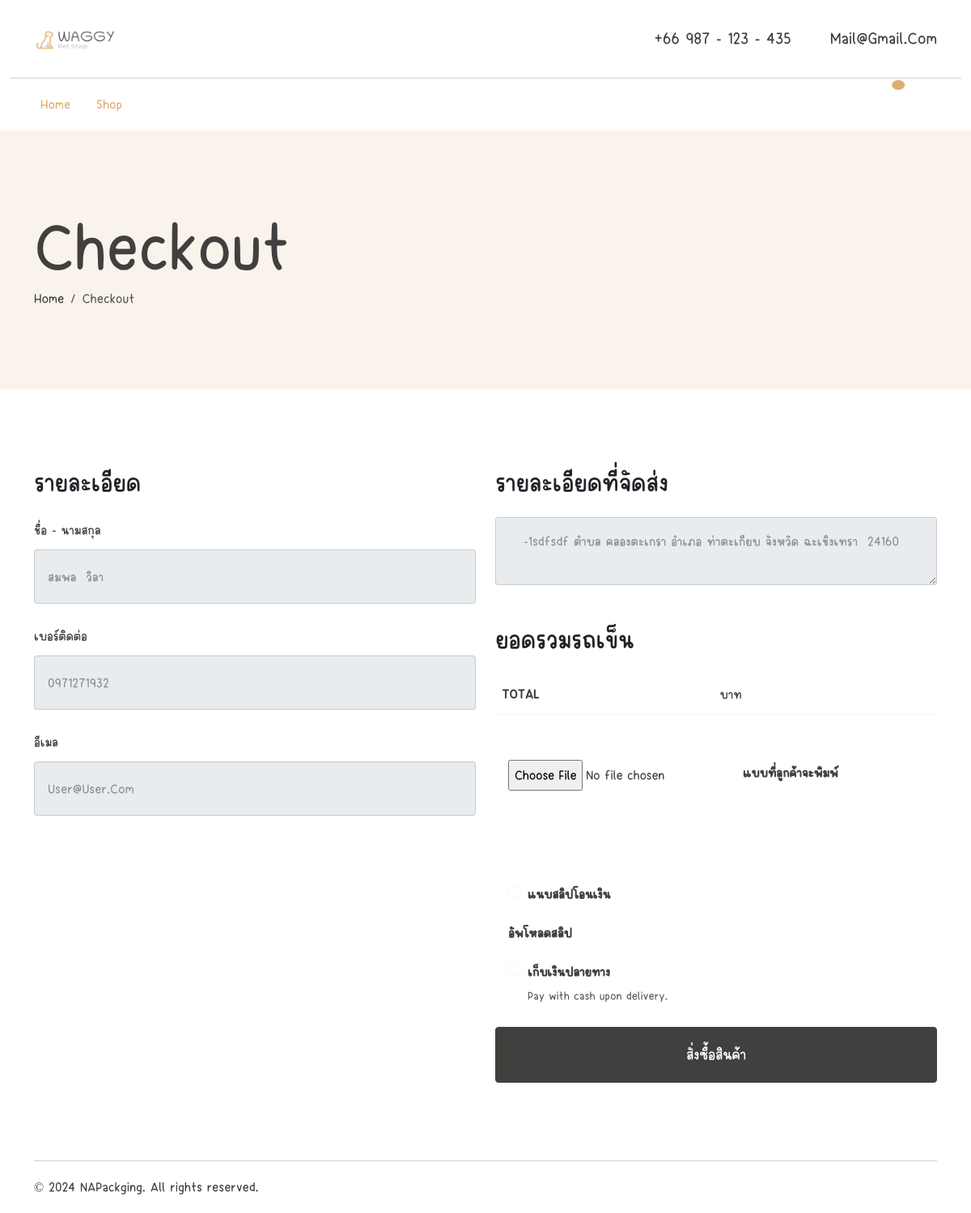
Page /u/checkout.php (signed in) on the committed database.
### tables this page shows
CREATE TABLE `paper_user` (
  `US_ID` int(11) NOT NULL,
  `US_FNAME` varchar(50) NOT NULL,
  `US_LNAME` varchar(50) NOT NULL,
  `US_EMAIL` varchar(100) NOT NULL,
  `US_PASSWORD` varchar(50) NOT NULL,
  `US_ADDESS` text DEFAULT NULL COMMENT 'ที่อยู่จัดส่ง',
  `provinces_code` int(4) DEFAULT NULL COMMENT 'ที่อยู่จัดส่ง',
  `district_code` int(6) DEFAULT NULL COMMENT 'ที่อยู่จัดส่ง',
  `subdistrict_code` int(6) DEFAULT NULL COMMENT 'ที่อยู่จัดส่ง',
  `US_PHONE` varchar(20) DEFAULT NULL COMMENT 'เบอร์',
  `US_STATUS` int(11) DEFAULT NULL,
  `US_STAMP` timestamp NOT NULL DEFAULT current_timestamp() ON UPDATE current_timestamp()
);

CREATE TABLE `subdistrict` (
  `code` varchar(6) NOT NULL,
  `zip_code` int(11) NOT NULL,
  `name_th` varchar(150) NOT NULL,
  `name_en` varchar(150) NOT NULL,
  `district_code` int(11) NOT NULL DEFAULT 0
);

CREATE TABLE `district` (
  `code` int(4) NOT NULL,
  `name_th` varchar(150) NOT NULL,
  `name_en` varchar(150) NOT NULL,
  `province_code` int(2) NOT NULL DEFAULT 0
);

CREATE TABLE `provinces` (
  `code` int(2) NOT NULL,
  `name_th` varchar(150) DEFAULT '',
  `name_th_short` varchar(10) DEFAULT '',
  `name_en` varchar(150) DEFAULT '',
  `geography_id` int(5) DEFAULT 0
);

### config/connectdb.php (called while the page is built, shortened)
<?php
class Database
{
    private static $link = null;
    private static function getLink()
    {
        self::$link = new PDO("mysql:host=" . DB_HOST . ";dbname=" . DB_NAME . ";charset=utf8", DB_USERNAME, DB_PASSWORD);
        self::$link->setAttribute(PDO::ATTR_ERRMODE, PDO::ERRMODE_EXCEPTION);
        return self::$link;
    }
    public static function __callStatic($name, $args)
    {
        $callback = array(self::getLink(), $name);
        return call_user_func_array($callback, $args);
    }
    public static function squery($sql, $opt = PDO::FETCH_OBJ, $all = null)
    {
        if ($all == true) {
            return self::query($sql, $opt)->fetchAll($opt);
        } else if ($all == false) {
            return self::query($sql, $opt)->fetch($opt);
        } else {
            return self::query($sql, $opt);
        }
    }
}
?>

### u/checkout.php (the view, shortened to what this page needs)
<!DOCTYPE html>
<html lang="en">
<head>
    <?php include("inc/head.php") ?>
</head>
<body class="">
    <?php include("inc/header.php") ?>
    <section id="banner" class="py-3" style="background: #F9F3EC;">
        <div class="container">
            <div class="hero-content py-5 my-3">
                <h2 class="display-1 mt-3 mb-0">Checkout</h2>
                <nav class="breadcrumb">
                    <a class="breadcrumb-item nav-link" href="#">Home</a>
                    <span class="breadcrumb-item active" aria-current="page">Checkout</span>
                </nav>
            </div>
        </div>
    </section>
    <section class="shopify-cart checkout-wrap">
        <div class="container py-5 my-5">
            <form id="checout" enctype="multipart/form-data" class="form-group" action="javascript:; " method="post" aria-multiline="">
                <div class="row d-flex flex-wrap">
                    <div class="col-lg-6">
                        <h2 class="text-dark pb-3">รายละเอียด</h2>
                        <div class="billing-details">
                            <label for="fname">ชื่อ - นามสกุล</label>
                            <input type="text" class="form-control mt-2 mb-4 ps-3" disabled value="<?php echo $uAuccotu->US_FNAME . "  " . $uAuccotu->US_LNAME ?>">
                        </div>
                        <div class="billing-details">
                            <label for="fname">เบอร์ติดต่อ</label>
                            <input type="text" class="form-control mt-2 mb-4 ps-3" disabled value="<?php echo $uAuccotu->US_PHONE ?>">
                        </div>
                        <div class="billing-details">
                            <label for="fname">อีเมล</label>
                            <input type="text" class="form-control mt-2 mb-4 ps-3" disabled value="<?php echo $uAuccotu->US_EMAIL ?>">
                        </div>
                    </div>
                    <div class="col-lg-6">
                        <h2 class="text-dark pb-3">รายละเอียดที่จัดส่ง</h2>
                        <div class="billing-details">
                            <textarea disabled class="form-control pt-3 pb-3 ps-3 mt-2" placeholder="Notes about your order. Like special notes for delivery."><?php echo "$uAuccotu->US_ADDESS ตำบล $uAuccotu->dsname อำเภอ $uAuccotu->dname จังหวัด $uAuccotu->pname  $uAuccotu->zip_code "   ?>
                            </textarea>
                        </div>
                        <div class="your-order mt-5">
                            <h2 class="display-7 text-dark pb-3">ยอดรวมรถเข็น</h2>
                            <div class="total-price">
                                <table cellspacing="0" class="table">
                                    <tbody>
                                        <tr class="order-total border-bottom pt-2 pb-2 text-uppercase">
                                            <th>Total</th>
                                            <td data-title="Total">
                                                <span class="price-amount amount ps-5">
                                                    <bdi>
                                                        <span class="price-currency-symbol"><?php echo $_GET["totle"] ?></span> บาท </bdi>
                                                </span>
                                            </td>
                                        </tr>
                                    </tbody>
                                </table>
                                <div class="list-group mt-5 mb-3">
                                    <label class="list-group-item d-flex gap-2 border-0">
                                        <input id="fileUpload1" type="file" required accept=".png,.jpge" name="fileUpload">
                                        <span>
                                            <strong class="text-uppercase">แบบที่ลูกค้าจะพิมพ์</strong>
                                        </span>
                                    </label>
                                    <br>
                                    <br>
                                    <br>
                                    <label class="list-group-item d-flex gap-2 border-0">
                                        <input class="form-check-input flex-shrink-0" type="radio" required name="type_play" id="type_play2" value="1" onclick="type_playClick(this)">
                                        <span>
                                            <strong class="text-uppercase">แนบสลิปโอนเงิน</strong>
                                        </span>
                                    </label>
                                    <label class="list-group-item d-flex gap-2 border-0">
                                        <span>
                                            <strong class="text-uppercase">อัพโหลดสลิป</strong>
                                        </span>
                                    </label>
                                    <label class="list-group-item d-flex gap-2 border-0">
                                        <input class="form-check-input flex-shrink-0" type="radio" required name="type_play" id="type_play3" value="0" onclick="type_playClick(this)">
                                        <span>
                                            <strong class="text-uppercase">เก็บเงินปลายทาง</strong>
                                            <small class="d-block text-body-secondary">Pay with cash upon
                                                delivery.</small>
                                        </span>
                                    </label>
                                </div>
                                <button type="submit" name="submit" class="btn btn-dark btn-lg rounded-1 w-100">สั่งซื้อสินค้า</button>
                            </div>
                        </div>
                    </div>
                </div>
            </form>
        </div>
    </section>
    <?php include("inc/footer.php") ?>
</body>
</html>

### style.css (style rules this page uses)
:root { --header-height: 160px; --header-height-min: 80px; }
:root { --accent-color: #DEAD6F; --dark-color: #222222; --light-dark-color: #727272; --light-color: #fff; --grey-color: #dbdbdb; --light-grey-color: #fafafa; --primary-color: #6995B1; --light-primary-color: #eef1f3; }
:root { --body-font: 'KhaoNiawThin', cursive; --heading-font: 'KhaoNiawThin', cursive; --secondary-font: 'KhaoNiawThin', sans-serif; }
body { --bs-link-color: #333; --bs-link-hover-color: #333; --bs-link-color-rgb: 40, 40, 40; --bs-link-hover-color-rgb: 0, 0, 0; --bs-light-rgb: 248, 248, 248; --bs-font-sans-serif: 'KhaoNiawThin', cursive; --bs-body-font-family: var(--bs-font-sans-serif); --bs-body-font-size: 1rem; --bs-body-font-weight: 400; --bs-body-line-height: 2; --bs-body-color: #41403E; --bs-primary: #DEAD6F; --bs-primary-rgb: 222, 173, 111; --bs-primary-bg-subtle: #FFF9EB; --bs-border-color: #F7F7F7; --bs-secondary-rgb: 230, 243, 251; --bs-success-rgb: 238, 245, 228; --bs-danger-rgb: 249, 235, 231; --bs-warning-rgb: 255, 249, 235; --bs-info-rgb: 230, 243, 250; }
.btn-dark { padding: 1.2rem 3rem; font-size: 1.1875rem; text-transform: uppercase; --bs-btn-color: #fff; --bs-btn-bg: #41403E; --bs-btn-border-color: #41403E; --bs-btn-hover-color: #fff; --bs-btn-hover-bg: #363533; --bs-btn-hover-border-color: #363533; --bs-btn-focus-shadow-rgb: 66, 70, 73; --bs-btn-active-color: #fff; --bs-btn-active-bg: #41403E; --bs-btn-active-border-color: #41403E; --bs-btn-active-shadow: inset 0 3px 5px rgba(0, 0, 0, 0.125); --bs-btn-disabled-color: #fff; --bs-btn-disabled-bg: #41403E; --bs-btn-disabled-border-color: #41403E; }
body { letter-spacing: 0.01625rem; }
h1, h2, h3, h4, h5, h6 { font-family: var(--heading-font); color: var(--bs-body-color); font-weight: 400; text-transform: capitalize; }
a { text-decoration: none; }
.form-control { color: #908F8D; line-height: normal; letter-spacing: 0.02125rem; text-transform: capitalize; border-radius: 0.25rem; border: 1px solid rgba(65, 64, 62, 0.20); background: #FFF; display: flex; padding: 1.25rem 0rem 1.25rem 1.25rem; align-items: center; gap: 0.375rem; align-self: stretch; }

### u/inc/head.php (style rules this page uses)
* { font-family: 'KhaoNiawThin' !important; }

### rows in the picture
paper_user: US_FNAME+US_LNAME "สมพล วิลา", US_PHONE "0971271932", US_EMAIL "user@user.com", US_ADDESS.zip_code "-1sdfsdf ตำบล คลองตะเกรา อำเภอ ท่าตะเกียบ จังหวัด ฉะเชิงเทรา 24160"
